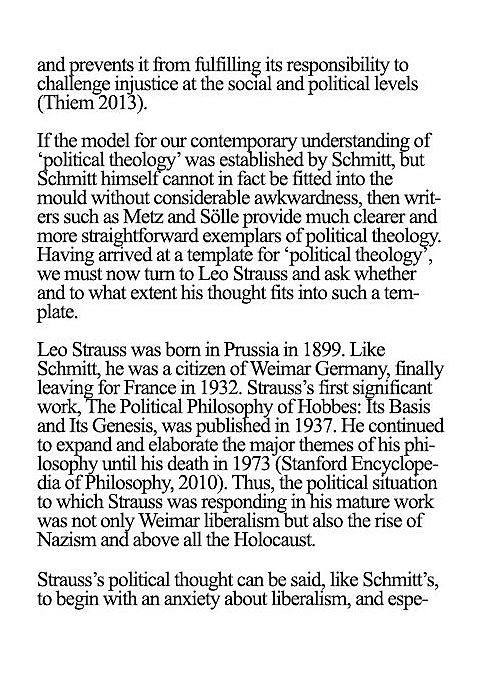
#> input picture img.jpg, 480 x 679 px
$ python -i autorotate.py   (imports and definitions only)
#> lines starting #> are read from the running program, lines starting #| are printed output that depends on the picture; after the words box and inside, x2 and y2 are one past the last pixel; in counts of white or black regions, pixels touching at a corner belong together
import cv2
import numpy as np
def auto_rotate(image):
    if image.shape[0]<image.shape[1]:
        return image
    if image.shape[0]==0 or image.shape[1]==0 or image.shape == 0:
        return image
# Read the image
    # image = cv2.imread("./sample data/idcad8.jpg")
    image = cv2.resize(image, (1080, 800))  # Resize the image for consistency

    # Convert image to grayscale
    gray = cv2.cvtColor(image, cv2.COLOR_BGR2GRAY)

    # Apply Gaussian blur to reduce noise
    blur = cv2.GaussianBlur(gray, (5, 5), 0)

    # Adaptive thresholding to get a binary image
    threshold = cv2.adaptiveThreshold(blur, 255, cv2.ADAPTIVE_THRESH_GAUSSIAN_C, cv2.THRESH_BINARY_INV, 11, 2)

    # Apply morphological operations to enhance contours
    kernel = cv2.getStructuringElement(cv2.MORPH_RECT, (5, 5))
    threshold = cv2.morphologyEx(threshold, cv2.MORPH_CLOSE, kernel)

    # Find contours
    contours, _ = cv2.findContours(threshold, cv2.RETR_EXTERNAL, cv2.CHAIN_APPROX_SIMPLE)

    # Filter contours based on area and aspect ratio
    min_area = image.shape[0] * image.shape[1] * 0.05
    min_aspect_ratio = 0.1
    max_aspect_ratio = 10.0
    min_solidity = 0.5
    detected_contours = []

    for contour in contours:
        area = cv2.contourArea(contour)
        if area > min_area:
            perimeter = cv2.arcLength(contour, True)
            approx = cv2.approxPolyDP(contour, 0.03 * perimeter, True)
            x, y, w, h = cv2.boundingRect(approx)
            aspect_ratio = float(w) / h
            if min_aspect_ratio < aspect_ratio < max_aspect_ratio:
                hull = cv2.convexHull(approx)
                hull_area = cv2.contourArea(hull)
                if hull_area > 0:
                    solidity = float(area) / hull_area
                    if solidity > min_solidity:
                        detected_contours.append(contour)

    # Function to rotate the image and ensure width > height
    def rotate_image_to_horizontal(image, rect):
        angle = rect[2]
        if angle < -45:
            angle += 90
        (height, width) = image.shape[:2]
        center = (width // 2, height // 2)
        M = cv2.getRotationMatrix2D(center, angle, 1.0)
        rotated = cv2.warpAffine(image, M, (width, height))

        # Check if the resulting image is still vertical
        if rotated.shape[0] > rotated.shape[1]:
            rotated = cv2.rotate(rotated, cv2.ROTATE_90_CLOCKWISE)

        return rotated

    # Process detected contours
    if detected_contours:
        largest_contour = max(detected_contours, key=cv2.contourArea)
        rect = cv2.minAreaRect(largest_contour)
        box = cv2.boxPoints(rect)
        box = np.intp(box)
        # cv2.drawContours(image, [box], 0, (0, 0, 255), 2)

        rotated_image = rotate_image_to_horizontal(image, rect)

        # Crop the detected area
        M = cv2.getRotationMatrix2D((rect[0][0], rect[0][1]), rect[2], 1.0)
        rect_points = cv2.transform(np.array([box]), M)[0]
        x, y, w, h = cv2.boundingRect(rect_points)
        crop_img = rotated_image[y:y + h, x:x + w]

        # [7 lines of commented-out code are left out]
    else:
        print("No suitable contour found, using the whole frame.")
        # Use the entire frame as bounding rectangle
        (height, width) = image.shape[:2]
        rect = ((width // 2, height // 2), (width, height), 0)
        rotated_image = rotate_image_to_horizontal(image, rect)


        # [8 lines of commented-out code are left out]
    return rotated_image
# [6 lines of commented-out code are left out]

>>> import cv2
>>> picture = cv2.imread('img.jpg')
#> picture is the input picture: shape (679, 480, 3); min 0, max 255, mean 222.5
>>> result = auto_rotate(picture)
#> in auto_rotate, `image = cv2.resize(image, (1080, 800))`:
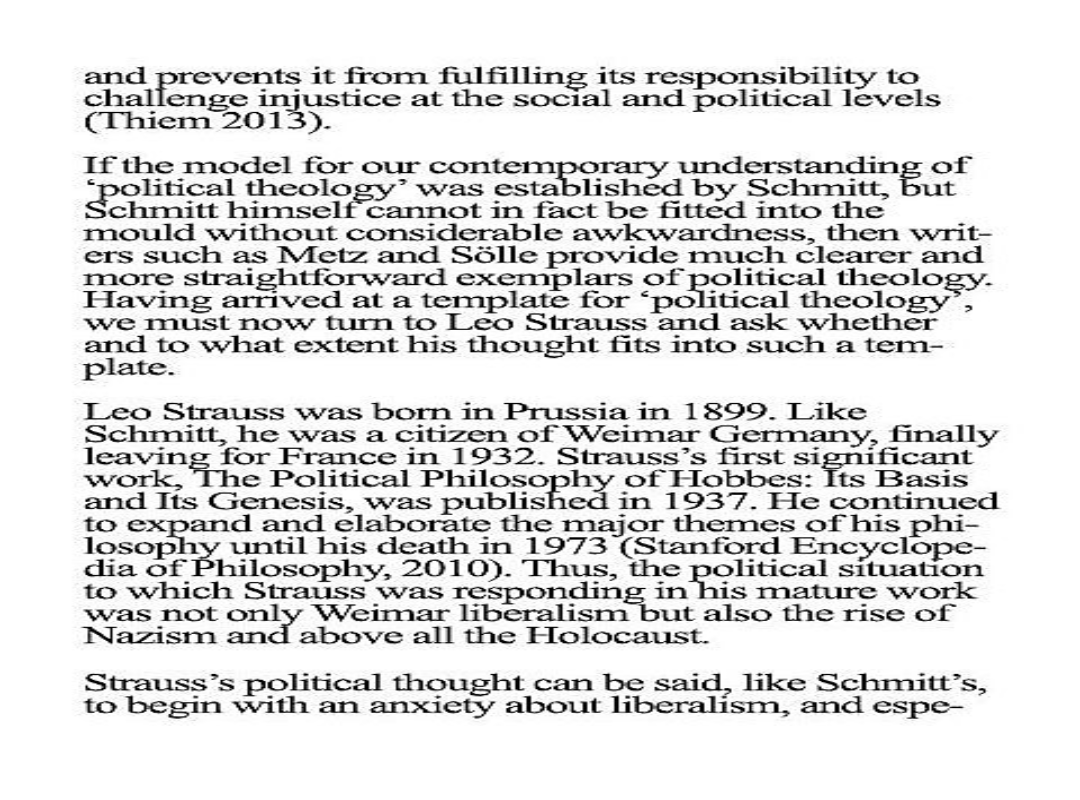
#> image: shape (800, 1080, 3); min 0, max 255, mean 222.4
#> in auto_rotate, `blur = cv2.GaussianBlur(gray, (5, 5), 0)`:
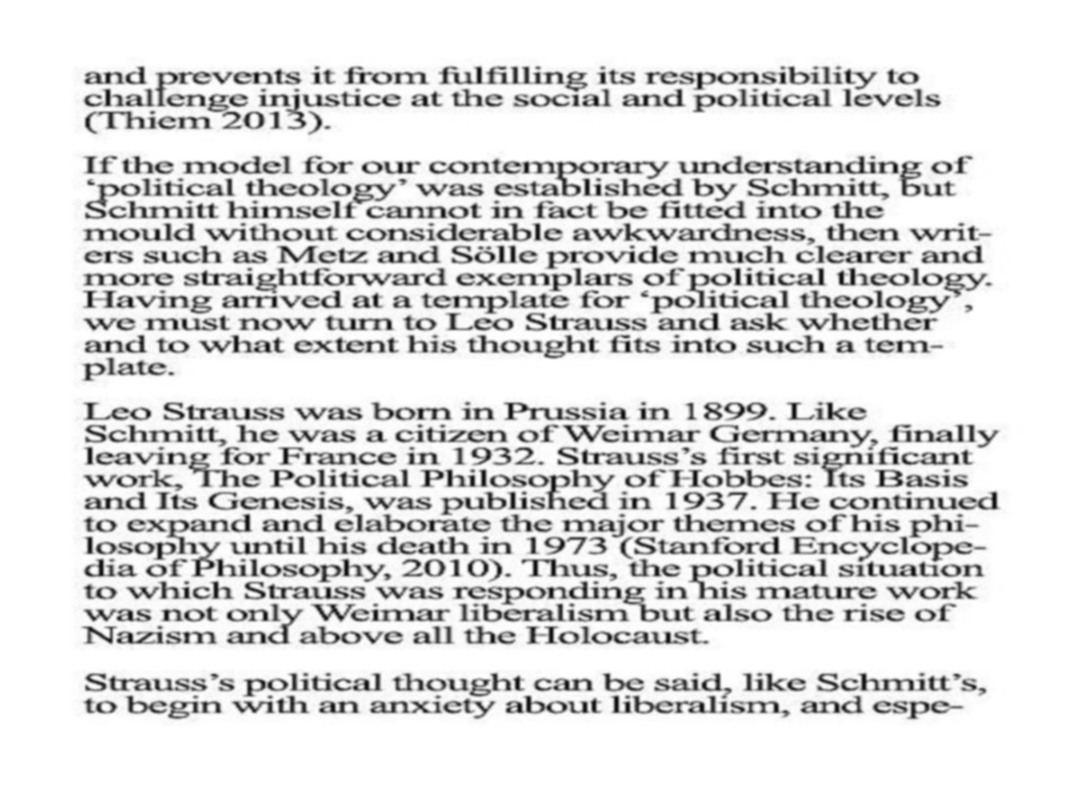
#> blur: shape (800, 1080); min 10, max 255, mean 222.4
#> in auto_rotate, `threshold = cv2.adaptiveThreshold(blur, 255, cv2.ADAPTIVE_THRESH_GAUSS..`:
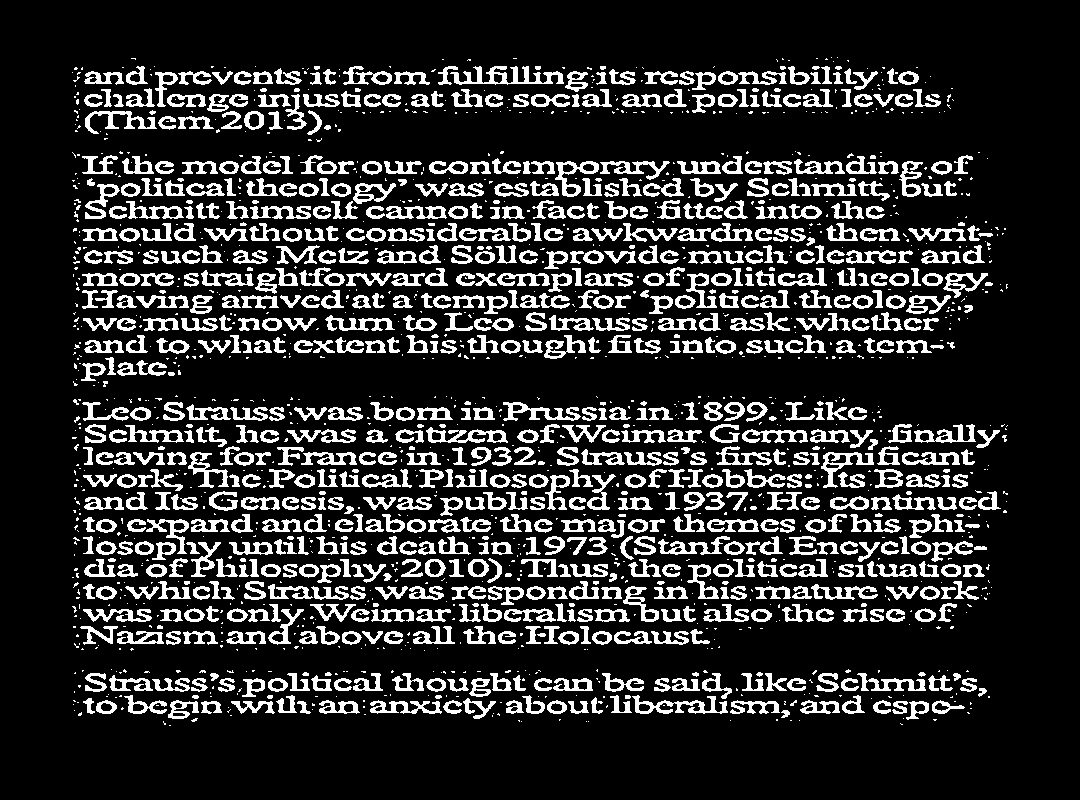
#> threshold: shape (800, 1080); 17.5% white; 1921 white regions (1053 under 20 px), largest, box (x1, y1, x2, y2) and area: (450, 66, 564, 85) 920, (632, 695, 728, 714) 705, (426, 427, 508, 443) 594
#> in auto_rotate, `threshold = cv2.morphologyEx(threshold, cv2.MORPH_CLOSE, kernel)`:
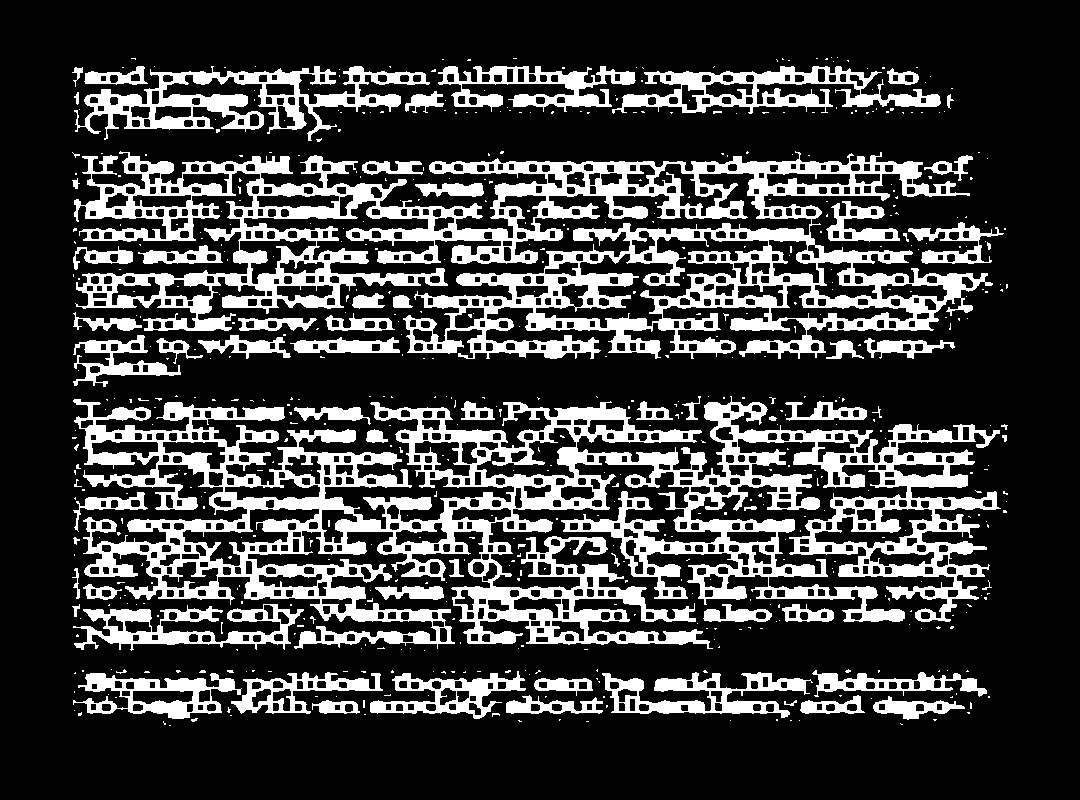
#> threshold: shape (800, 1080); 23.8% white; 606 white regions (536 under 20 px)
#> in auto_rotate, `contours, _ = cv2.findContours(threshold, cv2.RETR_EXTERNAL, cv2.CHAIN..`: contours = 560 contours, 503 with area under 20; largest, box (x1, y1, x2, y2) and area: (73, 396, 1001, 649) 109740, (74, 151, 993, 359) 93313, (74, 66, 430, 141) 9846, (612, 66, 941, 114) 6826, (73, 604, 304, 651) 4716
#> the loop in auto_rotate, `for contour in contours:` made 560 passes
#> (area, perimeter, approx, x, y, w, h, aspect_ratio) on passes 308, 468: (109739.5, 16098, [[999, 430], [73, 400]], 73, 400, 927, 31, 29.9), (93313, 11425.6, [[74, 200], [992, 284]], 74, 200, 919, 85, 10.81)
#> area on passes 24, 29, 34, 36, 44, 46: 420.5, 967.5, 673, 924, 610.5, 4078
#> after the loop in auto_rotate, `for contour in contours:`: detected_contours = []
